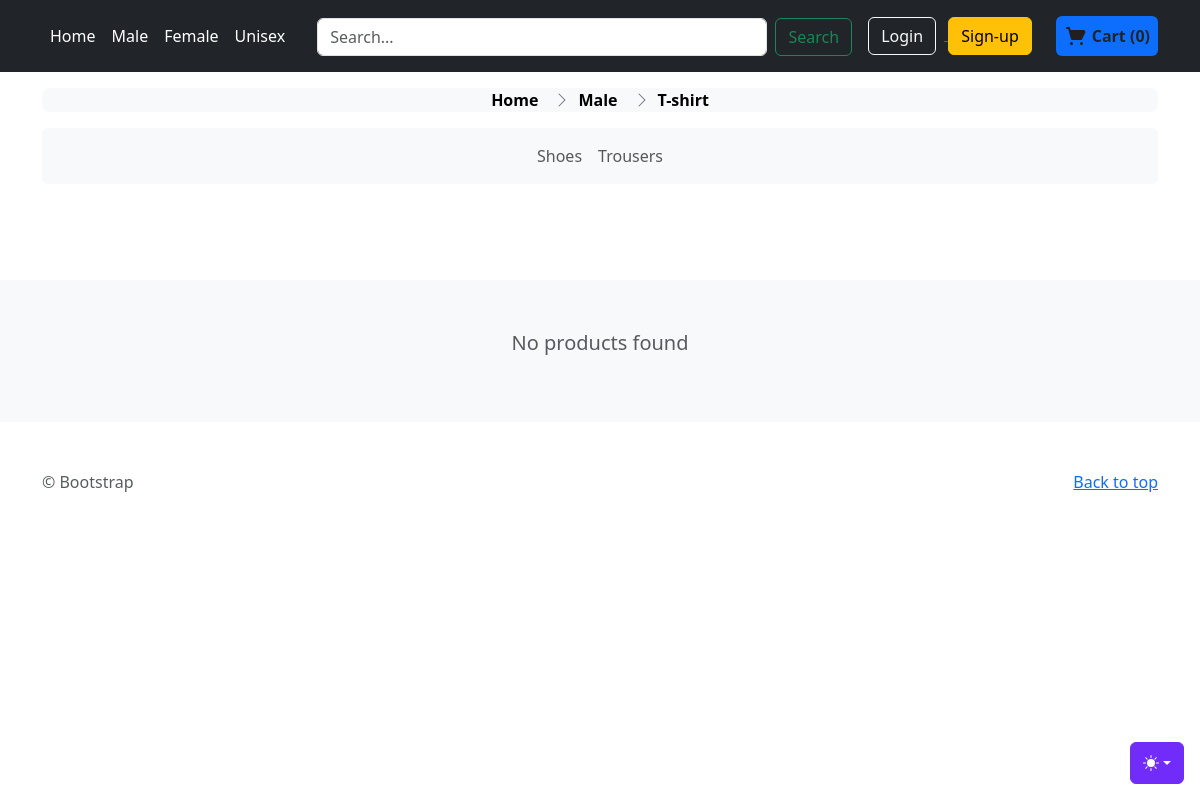
Page /Male/t-shirt on the earlier database version.
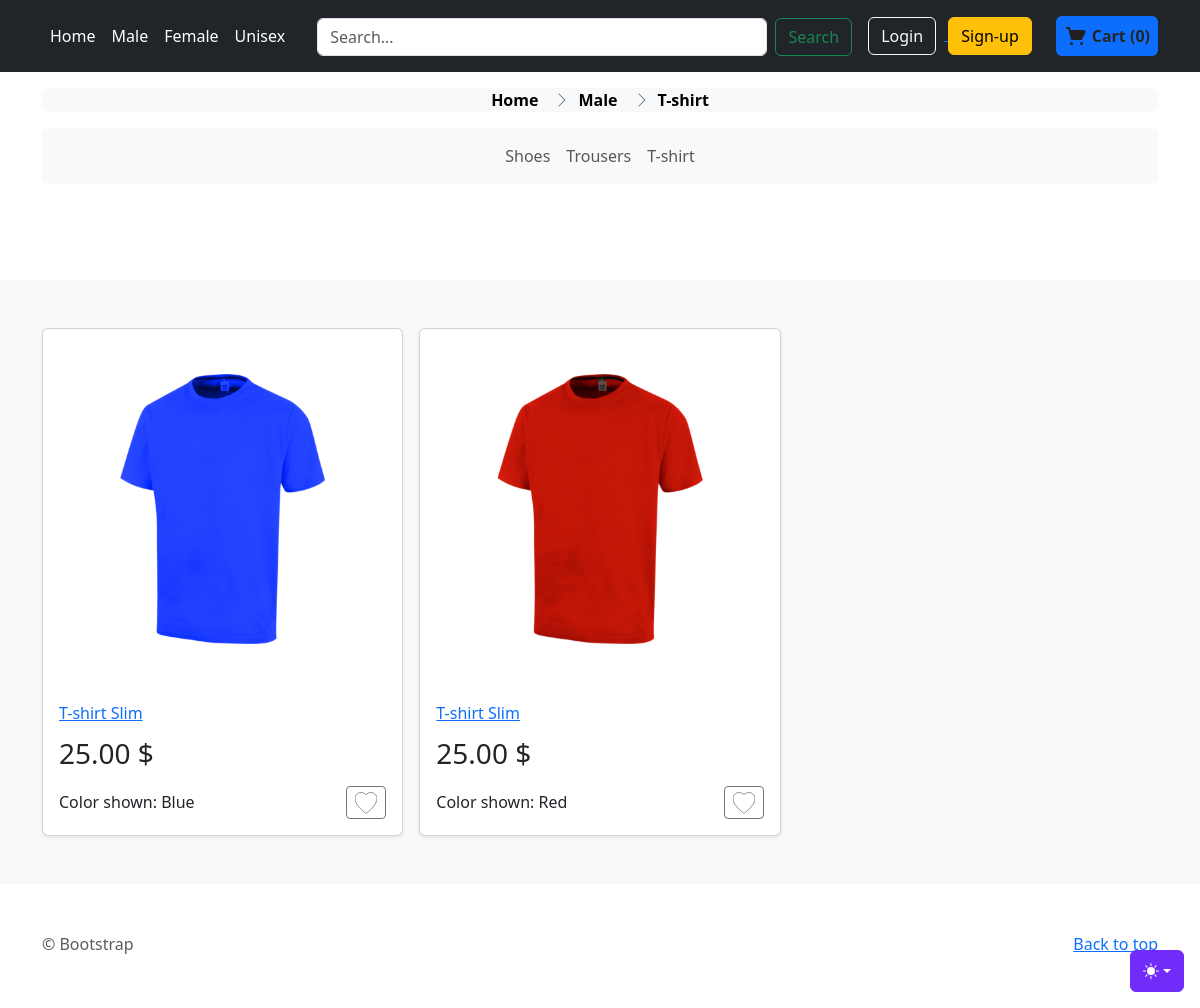
Same page on the later database version.
### store/models.py (models this page shows, shortened)
class Category(models.Model):
    name = models.CharField(max_length=255)
    category_slug = models.SlugField(null=False, unique=True)
    def __str__(self):
        return self.name

class Product(models.Model):
    VARIANTS = (
        ('None', 'None'),
        ('Size', 'Size'),
        ('Color', 'Color'),
        ('Size-Color', 'Size-Color'),
    )
    GENDERS = (
        ('Male', 'Male'),
        ('Female', 'Female'),
        ('Unisex', 'Unisex')
    )
    name = models.CharField(max_length=255, null=False, blank=False)
    slug = models.SlugField(null=False, unique=True)
    category = models.ForeignKey(Category, null=True, blank=True, on_delete=models.CASCADE)
    description = models.TextField(null=True, blank=True)
    base_price = models.DecimalField(max_digits=10, decimal_places=2, null=False,blank=False)
    variant = models.CharField(max_length=10, choices=VARIANTS, default='None')
    date_added = models.DateTimeField(auto_now_add=True, null=True)
    gender = models.CharField(max_length=10, choices=GENDERS, default='Unisex')

class ProductVariant(models.Model):
    title = models.CharField(max_length=100, blank=True, null=True)
    product = models.ForeignKey(Product, on_delete=models.CASCADE)
    color = models.ForeignKey(Color, on_delete=models.CASCADE, blank=True, null=True)
    size = models.ForeignKey(Size, on_delete=models.CASCADE, blank=True, null=True)
    image_id = models.ForeignKey(Image, blank=True, null=True,on_delete=models.CASCADE)
    price = models.DecimalField(max_digits=12, decimal_places=2, default=0)
    quantity = models.IntegerField(default=1,null=False)
    purchased = models.PositiveIntegerField(default=0, null=False, blank=True)

class Image(models.Model):
    name = models.CharField(max_length=50, blank=True)
    product=models.ForeignKey(Product, on_delete=models.CASCADE)
    image = models.ImageField(blank=True, upload_to='static/images/')

class Color(models.Model):
    color_name = models.CharField(max_length=100)

### store/views.py (the view)
# urls.py: path('<str:gen>/<str:category>', views.category_view, name='category'),
def category_view(request, gen, category):
    products = ProductVariant.objects.select_related('product__category', 'product').filter(Q(product__category__category_slug=category) & (Q(product__gender=gen) | Q(product__gender='Unisex')) )
    data = {
        'products': products,
        'gender': gen,
        'category_slug': category,
        'category_name': category.capitalize()
    }
    return render(request, 'store/store.html', data | header_data(request))

### order/models.py (called while the page is built)
    def total_items(self):
        return sum(item.quantity for item in self.cartitem_set.all())

    def total_price(self):
        total = 0
        for item in self.cartitem_set.all():
            total += item.quantity * item.product.price
        return total

### order/views.py (called while the page is built)
def get_or_create_cart(request):
    if request.user.is_authenticated:
        cart, created = Cart.objects.get_or_create(user=request.user)
    else:
        session_cart_id = request.session.get('cart_id')
        if session_cart_id:
            cart, created = Cart.objects.get_or_create(session_id=session_cart_id)
        else:
            cart = Cart.objects.create(session_id=str(uuid.uuid4()))
            request.session['cart_id'] = cart.session_id
    return cart

### store/views.py (called while the page is built)
def header_data(request):
    cart = get_or_create_cart(request)
    cart_items = CartItem.objects.filter(cart=cart).select_related('product')
    cart_products = [
        {
            'product_id': item.product.id,
            'name': item.product.title,
            'price': item.product.price,
            'quantity': item.product.quantity
        } for item in cart_items
    ]
    cart_product_ids = [item['product_id'] for item in cart_products]
    categories = Category.objects.all()
    data = {
        'cart_products': cart_products,
        'cart_product_ids': cart_product_ids,
        'total_items': cart.total_items(),
        'total_price': cart.total_price(),
        'genders': [gender[0] for gender in Product.GENDERS],
        'categories': categories
    }
    return data

### templates/store/store.html (shortened to what this page needs)
{% extends 'store/index.html' %}
{% load static %}
{% block styles %}
<link href="{%  static 'assets/dist/css/breadcrumbs.css' %}" rel="stylesheet">
<link rel="stylesheet" href="https://cdn.jsdelivr.net/npm/@docsearch/css@3">
<link href="{%  static 'assets/dist/css/bootstrap.min.css' %}" rel="stylesheet">
{% endblock styles %}
{% block categories %}
  <section class="pt-3 pb-5 text-center container">
        <div class="row pb-lg-5">
      <div class="mx-auto">
        <nav aria-label="breadcrumb">
    <ol class="breadcrumb breadcrumb-chevron p-1 bg-body-tertiary rounded-3 justify-content-center ">
      <li class="breadcrumb-item">
        <a class="link-body-emphasis fw-semibold text-decoration-none" href="{% url 'store:home' %}">Home</a>
      </li>
     <li class="breadcrumb-item">
        <a class="link-body-emphasis fw-semibold text-decoration-none" href="{% url 'store:gender-store' gen=gender %}">{{ gender }}</a>
      </li>
        {% if category_name %}
            <li class="breadcrumb-item">
                <a class="link-body-emphasis fw-semibold text-decoration-none" href="{% url 'store:category' gen=gender category=category_slug %}">{{ category_name }}</a>
              </li>
        {% endif %}
    </ol>
  </nav>
          <nav class="navbar navbar-expand-lg bg-body-tertiary rounded" aria-label="Thirteenth navbar example">
      <div class="container-fluid justify-content-center">
        <div class="collapse navbar-collapse d-lg-flex justify-content-center" id="navbarsExample11">
          <ul class="navbar-nav col-lg-6 justify-content-lg-center">
            {% for category in categories %}
                <li class="nav-item">
                    <a class="nav-link" href="{% url 'store:category' gen=gender category=category.category_slug %}">{{ category.name }}</a>
                </li>
            {% endfor %}
          </ul>
        </div>
      </div>
    </nav>
      </div>
    </div>
  </section>
{% endblock categories %}

### templates/store/index.html (shortened to what this page needs)
{% load static %}
<!doctype html>
<html lang="en" data-bs-theme="auto">
  <head><script src="{% static 'assets/js/color-modes.js' %}"></script>
    <link rel="stylesheet" href="https://cdn.jsdelivr.net/npm/@docsearch/css@3">
<link href="{%  static 'assets/dist/css/bootstrap.min.css' %}" rel="stylesheet">
<link href="{%  static 'assets/dist/css/store.css' %}" rel="stylesheet">
      {% block styles %}
      {% endblock styles %}
  </head>
  <body>
    <div class="dropdown position-fixed bottom-0 end-0 mb-3 me-3 bd-mode-toggle">
      <button class="btn btn-bd-primary py-2 dropdown-toggle d-flex align-items-center"
              id="bd-theme"
              type="button"
              aria-expanded="false"
              data-bs-toggle="dropdown"
              aria-label="Toggle theme (auto)">
        <svg class="bi my-1 theme-icon-active" width="1em" height="1em"><use href="#circle-half"></use></svg>
      </button>
    </div>
  <header class="p-3 text-bg-dark">
    <div class="container">
      <div class="d-flex flex-wrap align-items-center justify-content-between">
        <ul class="nav col-12 col-lg-auto mb-2 justify-content-center mb-md-0">
          <li><a href="{% url 'store:home' %}" class="nav-link px-2 text-white">Home</a></li>
            {% for gender in genders %}
                <li><a href="{% url 'store:gender-store' gen=gender %}" class="nav-link px-2 text-white">{{ gender }}</a></li>
            {% endfor %}
        </ul>
        <form method="GET" action="{% url 'store:search' %}" class="m-auto col-lg-auto mb-3 mb-lg-0 me-lg-3 flex-grow-1 mx-4" role="search">
            <div class="d-flex">
                <input class="form-control me-2" type="search" placeholder="Search..." aria-label="Search" name="searched">
                <button class="btn btn-outline-success" type="submit">Search</button>
            </div>
        </form>
      <div class="m-auto d-flex justify-content-between align-items-center">
          {% if user.is_authenticated %}
            <div class="dropdown text-end me-4">
          <a href="#" class="d-block link-body-emphasis text-decoration-none dropdown-toggle" data-bs-toggle="dropdown" aria-expanded="false">
              {% if user.first_name %}
                Hi, {{ user.first_name }}!
              {% else %}
                Hi, {{ user.username }}!
              {% endif %}
          </a>
          <ul class="dropdown-menu text-small" style="">
            <li><a class="dropdown-item" href="#">Orders</a></li>
            <li><a class="dropdown-item" href="#">Profile</a></li>
            <li><hr class="dropdown-divider"></li>
            <li><a class="dropdown-item text-danger" href="{% url 'accounts:logout' %}">Log out</a></li>
          </ul>
        </div>
          {% else %}
            <div class="text-end">
            <a href="{% url 'accounts:login' %}">
              <button type="button" class="btn btn-outline-light me-2">Login</button>
            </a>
            <a href="{% url 'accounts:sign-up' %}">
                <button type="button" class="btn btn-warning me-4">Sign-up</button>
            </a>
        </div>
          {% endif %}
<div class="d-flex justify-content-center align-items-center rounded bg-primary p-2">
    <a href="{% url 'order:cart-overview' %}" class="d-flex justify-content-center text-decoration-none align-items-center" style="width: 100%; height: 100%;">
        <span class="ml-1 fw-bold text-dark" id="cart-total">
            Cart ({{ total_items }})
        </span>
    </a>
</div>
      </div>
      </div>
    </div>
  </header>
<main>
    {% block categories %}{% endblock categories %}
  <div class="album py-5 bg-body-tertiary">
    <div class="container">
        {% block content %}
      <div class="row row-cols-1 row-cols-sm-2 row-cols-md-3 g-3">
          {% if products %}
              {% for article in products %}
                <div class="col">
              <div class="card shadow-sm">
                  <a href="{% url 'store:product-detail' gen=article.product.gender category=article.product.category  id=article.id %}">
                      <div class="image-container">
                          {% if article.image_id %}
                            <img class="product-image" src="{{ article.image_id.image.url }}" alt="{{ article.image_id.name }}" >
                          {% else %}
                            <span>Image not found</span>
                          {% endif %}
                      </div>
                  </a>
                      <div class="card-body">
                    <a href="{% url 'store:product-detail' gen=article.product.gender category=article.product.category id=article.id %}">
                  <h2 class="name-article">{{ article.product.name }} </h2>
                        </a>
                  <span class="price">{{ article.price }} $</span>
                    <div class="d-flex justify-content-between align-items-center">
                    <span>Color shown: {{ article.color.color_name }}</span>
                        <div class="btn-group">
                      <button type="button" class="btn btn-sm btn-outline-secondary add-to-favourites">
                      </button>
                    </div>
                  </div>
                </div>
              </div>
            </div>
              {% endfor %}
          {% else %}
              <p class="lead text-body-secondary w-100 text-center">No products found</p>
          {% endif %}
      </div>
        {% endblock content %}
    </div>
  </div>
</main>
<footer class="text-body-secondary py-5">
  <div class="container">
    <p class="float-end mb-1">
      <a href="#">Back to top</a>
    </p>
    <p class="mb-1"> &copy; Bootstrap</p>
  </div>
</footer>
    </body>
</html>

### templates/store/index.html (style rules this page uses)
.bi { vertical-align: -.125em; fill: currentColor; }
.btn-bd-primary { --bd-violet-bg: #712cf9; --bd-violet-rgb: 112.520718, 44.062154, 249.437846; --bs-btn-font-weight: 600; --bs-btn-color: var(--bs-white); --bs-btn-bg: var(--bd-violet-bg); --bs-btn-border-color: var(--bd-violet-bg); --bs-btn-hover-color: var(--bs-white); --bs-btn-hover-bg: #6528e0; --bs-btn-hover-border-color: #6528e0; --bs-btn-focus-shadow-rgb: var(--bd-violet-rgb); --bs-btn-active-color: var(--bs-btn-hover-color); --bs-btn-active-bg: #5a23c8; --bs-btn-active-border-color: #5a23c8; }
.bd-mode-toggle { z-index: 1500; }

Differences in the rows shown:
added Product: gender "Male"
added Category: name "T-shirt"
added ProductVariant: image_id.image (picture), product.name "T-shirt Slim", price "25.00", color.color_name "Blue"
added ProductVariant: image_id.image (picture), product.name "T-shirt Slim", price "25.00", color.color_name "Red"
Other differences:
{{ gender }}: "Male" → (not shown)
text no longer shown: "No products found"
